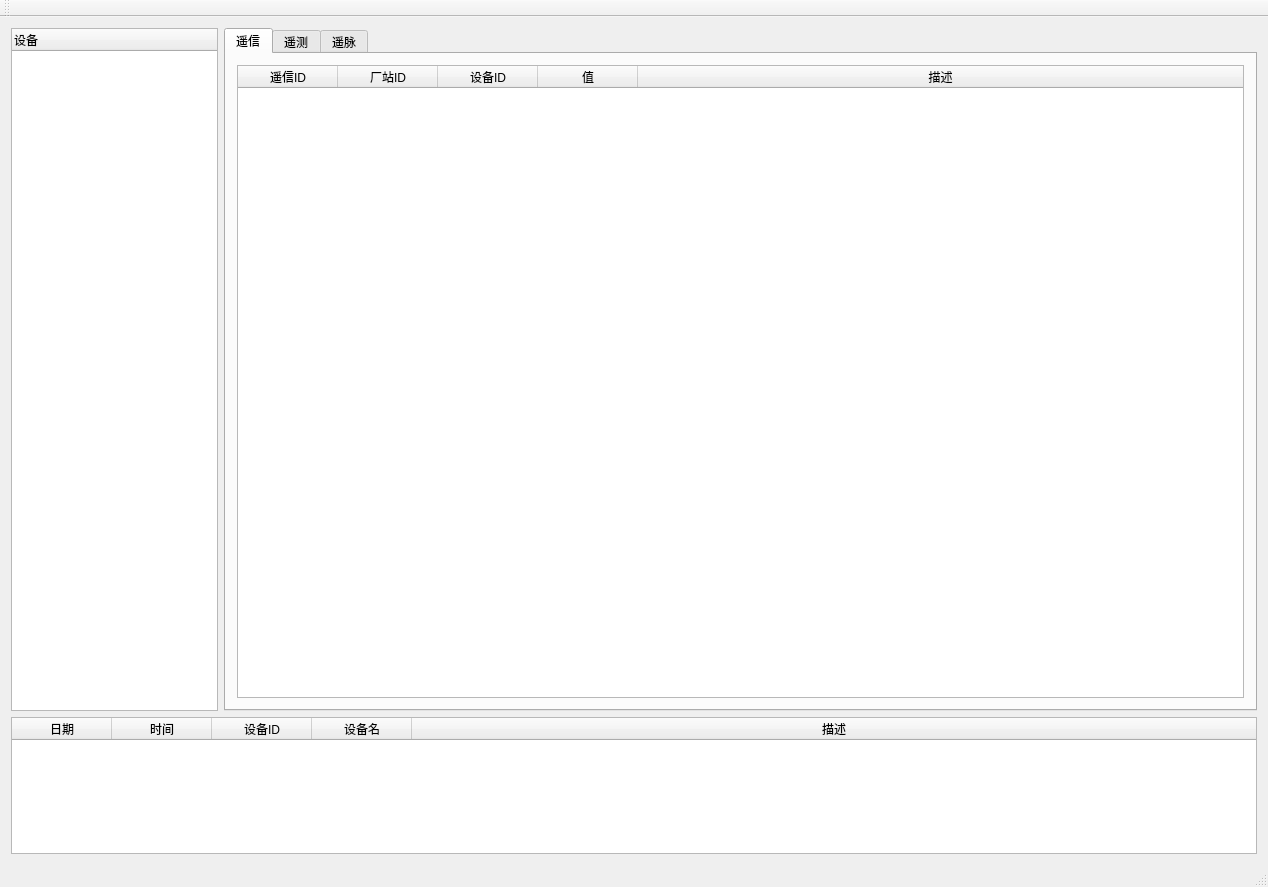
<?xml version="1.0" encoding="UTF-8"?>
<ui version="4.0">
 <class>mb_exchangeClass</class>
 <widget class="QMainWindow" name="mb_exchangeClass">
  <property name="geometry">
   <rect>
    <x>0</x>
    <y>0</y>
    <width>1268</width>
    <height>887</height>
   </rect>
  </property>
  <property name="windowTitle">
   <string>mb_exchange</string>
  </property>
  <widget class="QWidget" name="centralWidget">
   <layout class="QHBoxLayout" name="horizontalLayout_5">
    <item>
     <layout class="QVBoxLayout" name="verticalLayout" stretch="5,1">
      <item>
       <layout class="QHBoxLayout" name="horizontalLayout_4" stretch="1,5">
        <item>
         <widget class="QTreeWidget" name="treeWidget">
          <column>
           <property name="text">
            <string>设备</string>
           </property>
          </column>
         </widget>
        </item>
        <item>
         <widget class="QTabWidget" name="tabWidget">
          <property name="currentIndex">
           <number>0</number>
          </property>
          <widget class="QWidget" name="tab">
           <attribute name="title">
            <string>遥信</string>
           </attribute>
           <layout class="QHBoxLayout" name="horizontalLayout">
            <item>
             <widget class="QTableWidget" name="tableWidget">
              <attribute name="horizontalHeaderStretchLastSection">
               <bool>true</bool>
              </attribute>
              <column>
               <property name="text">
                <string>遥信ID</string>
               </property>
              </column>
              <column>
               <property name="text">
                <string>厂站ID</string>
               </property>
              </column>
              <column>
               <property name="text">
                <string>设备ID</string>
               </property>
              </column>
              <column>
               <property name="text">
                <string>值</string>
               </property>
              </column>
              <column>
               <property name="text">
                <string>描述</string>
               </property>
              </column>
             </widget>
            </item>
           </layout>
          </widget>
          <widget class="QWidget" name="tab_2">
           <attribute name="title">
            <string>遥测</string>
           </attribute>
           <layout class="QHBoxLayout" name="horizontalLayout_2">
            <item>
             <widget class="QTableWidget" name="tableWidget_3">
              <attribute name="horizontalHeaderStretchLastSection">
               <bool>true</bool>
              </attribute>
              <column>
               <property name="text">
                <string>遥测ID</string>
               </property>
              </column>
              <column>
               <property name="text">
                <string>厂站ID</string>
               </property>
              </column>
              <column>
               <property name="text">
                <string>设备ID</string>
               </property>
              </column>
              <column>
               <property name="text">
                <string>值</string>
               </property>
              </column>
              <column>
               <property name="text">
                <string>描述</string>
               </property>
              </column>
             </widget>
            </item>
           </layout>
          </widget>
          <widget class="QWidget" name="tab_3">
           <attribute name="title">
            <string>遥脉</string>
           </attribute>
           <layout class="QHBoxLayout" name="horizontalLayout_3">
            <item>
             <widget class="QTableWidget" name="tableWidget_4">
              <attribute name="horizontalHeaderStretchLastSection">
               <bool>true</bool>
              </attribute>
              <column>
               <property name="text">
                <string>电度ID</string>
               </property>
              </column>
              <column>
               <property name="text">
                <string>厂站ID</string>
               </property>
              </column>
              <column>
               <property name="text">
                <string>设备ID</string>
               </property>
              </column>
              <column>
               <property name="text">
                <string>值</string>
               </property>
              </column>
              <column>
               <property name="text">
                <string>描述</string>
               </property>
              </column>
             </widget>
            </item>
           </layout>
          </widget>
         </widget>
        </item>
       </layout>
      </item>
      <item>
       <widget class="QTableWidget" name="tableWidget_2">
        <attribute name="horizontalHeaderStretchLastSection">
         <bool>true</bool>
        </attribute>
        <column>
         <property name="text">
          <string>日期</string>
         </property>
        </column>
        <column>
         <property name="text">
          <string>时间</string>
         </property>
        </column>
        <column>
         <property name="text">
          <string>设备ID</string>
         </property>
        </column>
        <column>
         <property name="text">
          <string>设备名</string>
         </property>
        </column>
        <column>
         <property name="text">
          <string>描述</string>
         </property>
        </column>
       </widget>
      </item>
     </layout>
    </item>
   </layout>
  </widget>
  <widget class="QMenuBar" name="menuBar">
   <property name="geometry">
    <rect>
     <x>0</x>
     <y>0</y>
     <width>1268</width>
     <height>23</height>
    </rect>
   </property>
  </widget>
  <widget class="QToolBar" name="mainToolBar">
   <attribute name="toolBarArea">
    <enum>TopToolBarArea</enum>
   </attribute>
   <attribute name="toolBarBreak">
    <bool>false</bool>
   </attribute>
  </widget>
  <widget class="QStatusBar" name="statusBar"/>
 </widget>
 <layoutdefault spacing="6" margin="11"/>
 <resources>
  <include location="mb_exchange.qrc"/>
 </resources>
 <connections/>
</ui>
